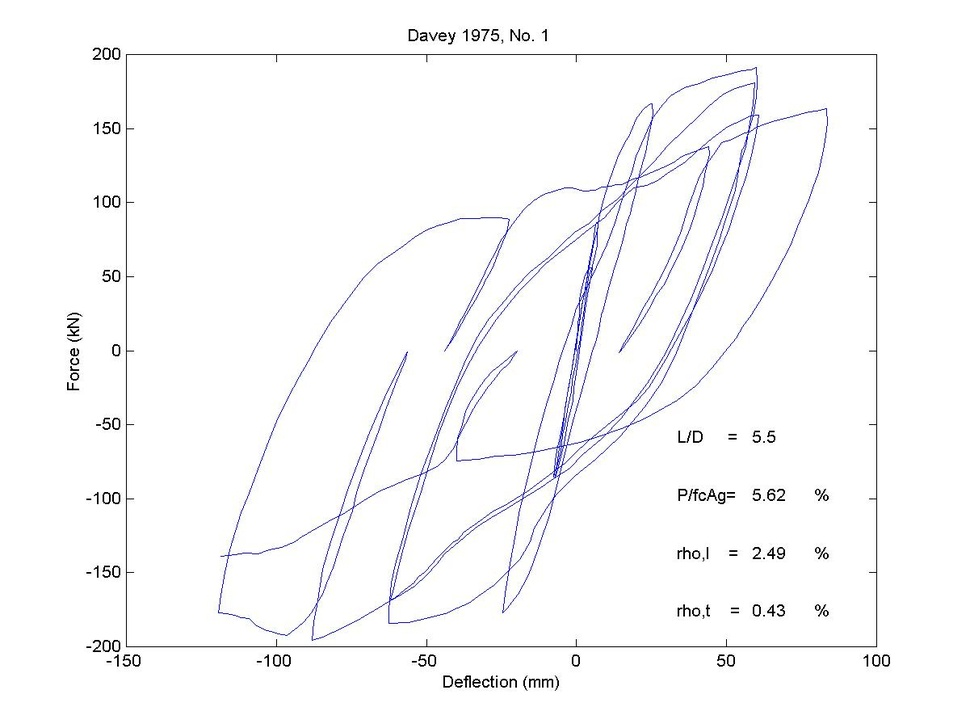
#> input picture 坐标系.jpg, 970 x 728 px, shrunk from 1201 x 901 before the run
$ jupyter execute '坐标提取.ipynb'
#> lines starting #> are read from the running program, lines starting #| are printed output that depends on the picture; after the words box and inside, x2 and y2 are one past the last pixel; in counts of white or black regions, pixels touching at a corner belong together
[cell 1]
import cv2
import matplotlib.pyplot as plt

[cell 2]
img = cv2.imread('坐标系.jpg')
#> img is the input picture: shape (728, 970, 3); mean B, G, R 250.1, 249.5, 249.6
img = cv2.cvtColor(img, cv2.COLOR_BGR2GRAY)
#> img: shape (728, 970)
plt.imshow(img)

[cell 3]
import numpy as np

[cell 4]
np.unique(img)
#> Out = 256 values from 0 to 255

[cell 5]
img_b = (img>120).astype('int')
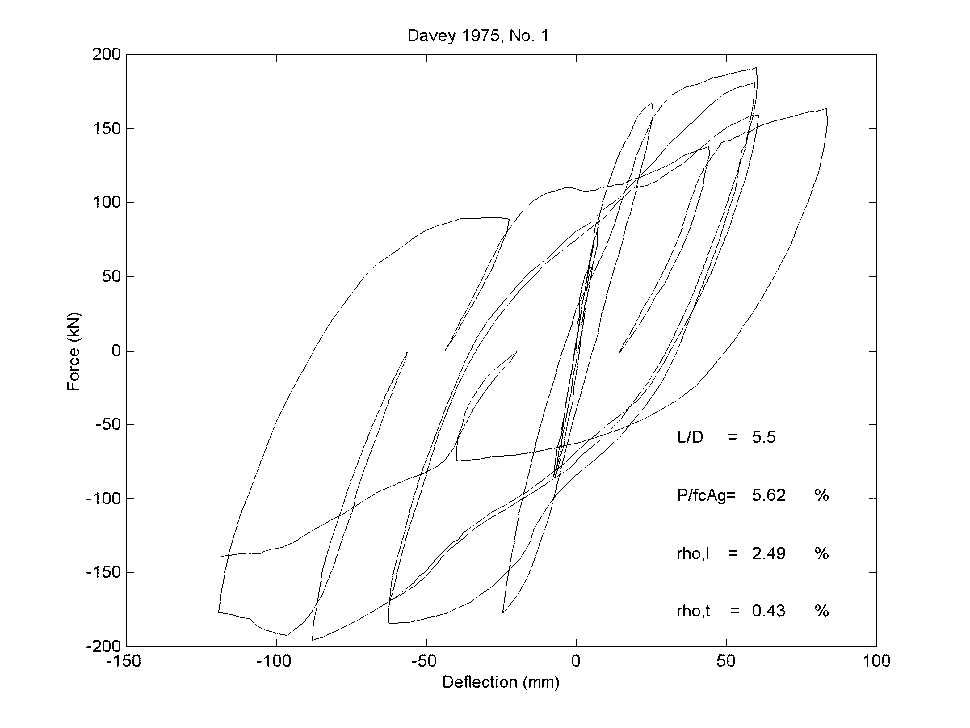
#> img_b: shape (728, 970) int64; values 0 (black) and 1 (white), 98.2% white; black in thin lines or dots, all inside (x1, y1, x2, y2) = (67, 29, 890, 691)
plt.imshow(img_b, cmap='Greys_r')
